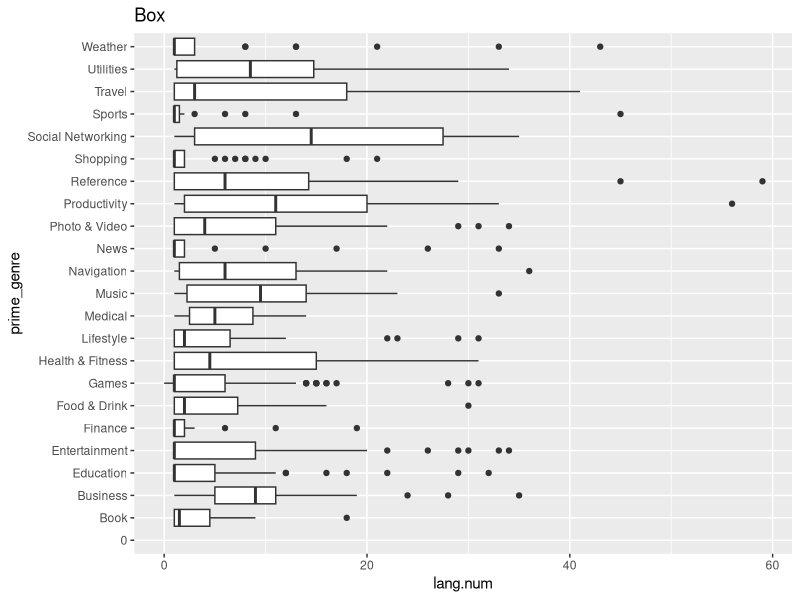

Generate this figure with R:
## ---- chunk 1
knitr::opts_chunk$set(echo = TRUE)
## ---- chunk 2
library(knitr)
library(ggplot2)
library(Hmisc)
## ---- chunk 3
AppData = read.csv("./Apple_Store.csv/AppleStore(Ver.1).csv")
Apps <- AppData[1:1000, ]
## ---- chunk 4
str(Apps)
head(Apps)
summary(Apps)
## ---- chunk 5

ggplot(data = Apps, aes(x = Apps$prime_genre, y = Apps$lang.num)) +
 geom_boxplot() + coord_flip() +
 labs( y = 'lang.num', x = 'prime_genre', 
       title = 'Box')
## ---- chunk 6
#以下函式計算95%信賴區間
with(Apps, 
     tapply(prime_genre, lang.num,
     function(x) 
       c(mean(x) + c(-2, 2) * sd(x)/sqrt(length(x)))))
